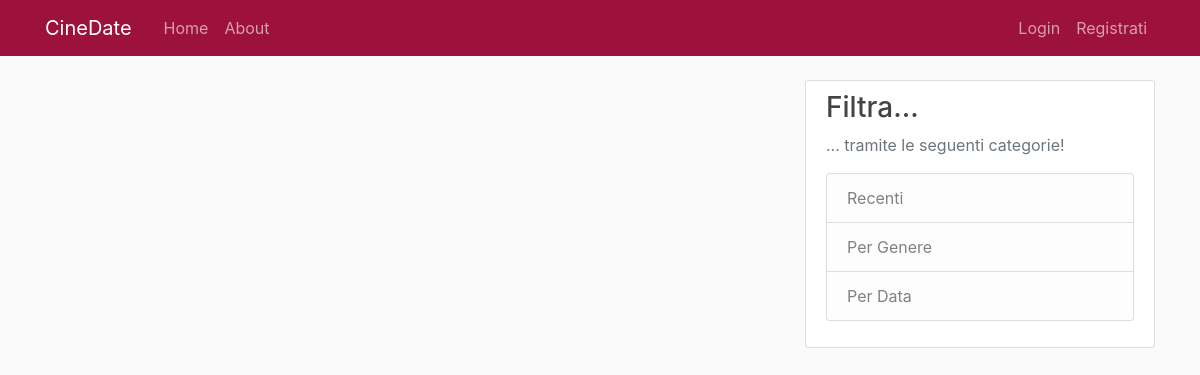
Before: / with the older database file.
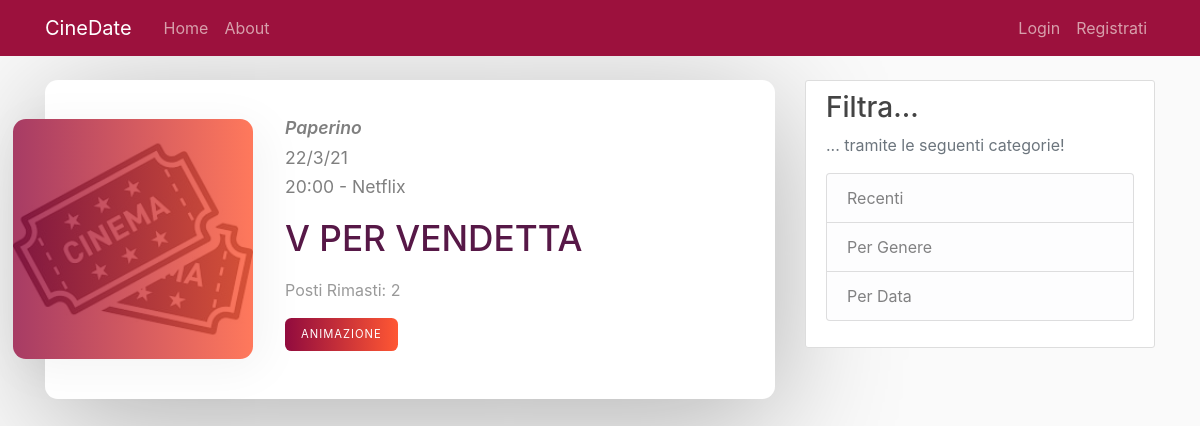
After: the same page with the newer database file.
### inviti/models.py (models this page shows, shortened)
class Invito(models.Model):
    tipologia = models.CharField(max_length=100, choices=TipologiaList.TipologiaList.ListaTipologia, default="Cinema")
    cinema = models.CharField(max_length=100, choices=CinemaList.CinemaList.ListaCinema, blank=True)
    film = models.CharField(max_length=100)
    data = models.DateField(validators=[validators.validate_date])
    orario = models.TimeField()
    limite_persone = models.PositiveSmallIntegerField()
    genere = MultiSelectField(max_length=100, choices=GenreList.GenreList.ListaGeneri)
    utente = models.ForeignKey(User, on_delete=models.CASCADE)
    commento = models.TextField(blank=True)
    data_invito = models.DateTimeField(default=timezone.now)
    partecipanti = models.ManyToManyField(User, related_name='partecipanti', blank=True)
    @property
    def posti_rimasti(self):
        return self.limite_persone - self.partecipanti.count()
    class Meta:
        verbose_name = 'Invito'
        verbose_name_plural = "Inviti"

### inviti/views.py (the view)
# urls.py: path('', InvitoListView.as_view(), name='inviti-home'),
class InvitoListView(ListView):
    model = Invito
    template_name = 'inviti/home.html'
    context_object_name = 'inviti'
    ordering = ['-data_invito']
    paginate_by = 5     # paginate by 5 inviti

### inviti/templates/inviti/home.html (shortened to what this page needs)
{% extends "main/base.html" %}
{% load static %}
{% block content %}
    {% for i in inviti %}
        <div class="invito-item">
            <div class="invito-item__img">
                <img src="{% static 'images/ticket.jpg' %}" alt="">
            </div>
            <div class="invito-item__info">
                <div class="invito-item__user">
                    <a href="{% url 'utenti:view_profile' oid=i.utente.id %}">{{ i.utente }}</a>
                </div>
                <div class="invito-item__date">
                    <span>{{ i.data|date:"j/n/y" }}</span>
                    <span>{{ i.orario|time:"G:i" }}{% if i.cinema %} - {{ i.cinema }}{% else %} - {{ i.tipologia }}{% endif %}</span>
                </div>
                <a href="{% url 'invito-detail' i.id %}"><h1 class="invito-item__title">{{ i.film }}</h1></a>
                <p class="invito-item__text">Posti Rimasti: {{ i.posti_rimasti }}</p>
                {% for g in i.genere %}
                    <a href="{% url 'inviti-genere' g %}" class="invito-item__cta">{{ g }}</a>
                {% endfor %}
            </div>
        </div>
    {% endfor %}
{% endblock content %}

Changed rows visible on the page:
added Invito: utente "Paperino", data "22/3/21", orario "20:00", tipologia "Netflix", film "V PER VENDETTA", posti_rimasti "2", genere "ANIMAZIONE"
